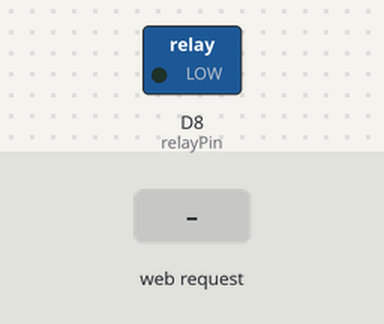
Bench run of a sketch on a simulated ESP8266 (NodeMCU). Parts: switched loads named in the sketch (green lamp = pin HIGH). The test bench sets the inputs (shaded band). WiFi joins after 1.5 s; servers stay silent unless stated; what the sketch prints to the serial monitor is not drawn.

Above: at 3.2 s.
3.3 s: HTTP request GET /relay/on received
At 3.8 s:
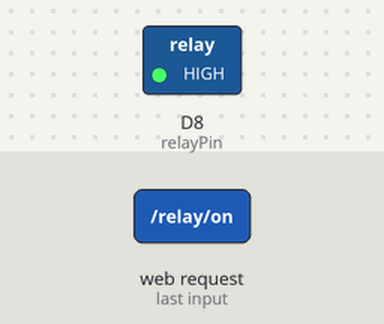
Timing chart, 0 to 6.3 s (numbered marks = the images above; inputs shaded):
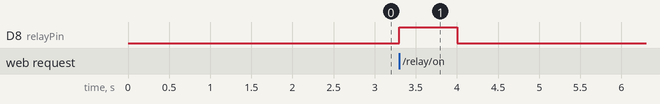

The sketch:

main.ino
```cpp
#include <ESP8266WiFi.h>

const char* ssid = "SSID DE LA RED";
const char* password = "CONTRASEÑA DE LA RED";
const IPAddress staticIP(192, 168, 1, 180);
const IPAddress gateway(192, 168, 1, 1);
const IPAddress subnet(255, 255, 255, 0);

WiFiServer server(80);

const int relayPin = D8;

void setup() {
  Serial.begin(115200);
  pinMode(relayPin, OUTPUT);
  digitalWrite(relayPin, LOW);

  WiFi.config(staticIP, gateway, subnet);

  WiFi.begin(ssid, password);
  while (WiFi.status() != WL_CONNECTED) {
    delay(1000);
    Serial.println("Conectando...");
  }
  Serial.println("Conexion exitosa, IP: ");
  Serial.println(WiFi.localIP());
  server.begin();
}

void loop() {
  WiFiClient client = server.available();
  if (client) {
    String request = client.readStringUntil('\r');
    client.flush();

    if (request.indexOf("/relay/on") != -1) {
      digitalWrite(relayPin, HIGH);
      delay(700);
      client.println("Encendido durante 3 segundos.");
      Serial.println("---ON---");
      digitalWrite(relayPin, LOW);
      Serial.println("---OFF---");
    }

    client.println("HTTP/1.1 200 OK");
    client.println("Content-Type: text/html");
    client.println();
    client.println("<!DOCTYPE HTML>");
    client.println("<html>");
    client.println("<head>");
    client.println("<style>");
    client.println("body { background-color: #708090; text-align: center; }");
    client.println("button { font-size: 40px; height: 500px; width: 500px; background-color: #6495ED; color: #FFFFFF; font-weight: bold; border: 2px solid black; border-radius: 50px; }");
    client.println("</style>");
    client.println("</head>");
    client.println("<body>");
    client.println("<button onclick=\"turnOnRelay()\">ABRIR / CERRAR</button>");
    client.println("</body>");
    client.println("<script>function turnOnRelay(){var xhr = new XMLHttpRequest();xhr.open('GET', '/relay/on', true);xhr.send();}</script>");
    client.println("</html>");
    delay(5);
    client.stop();
  }
}
```

Measured:
- after the input at 3.3 s, D8 (relayPin): LOW → HIGH at once, → LOW 0.70 s later
